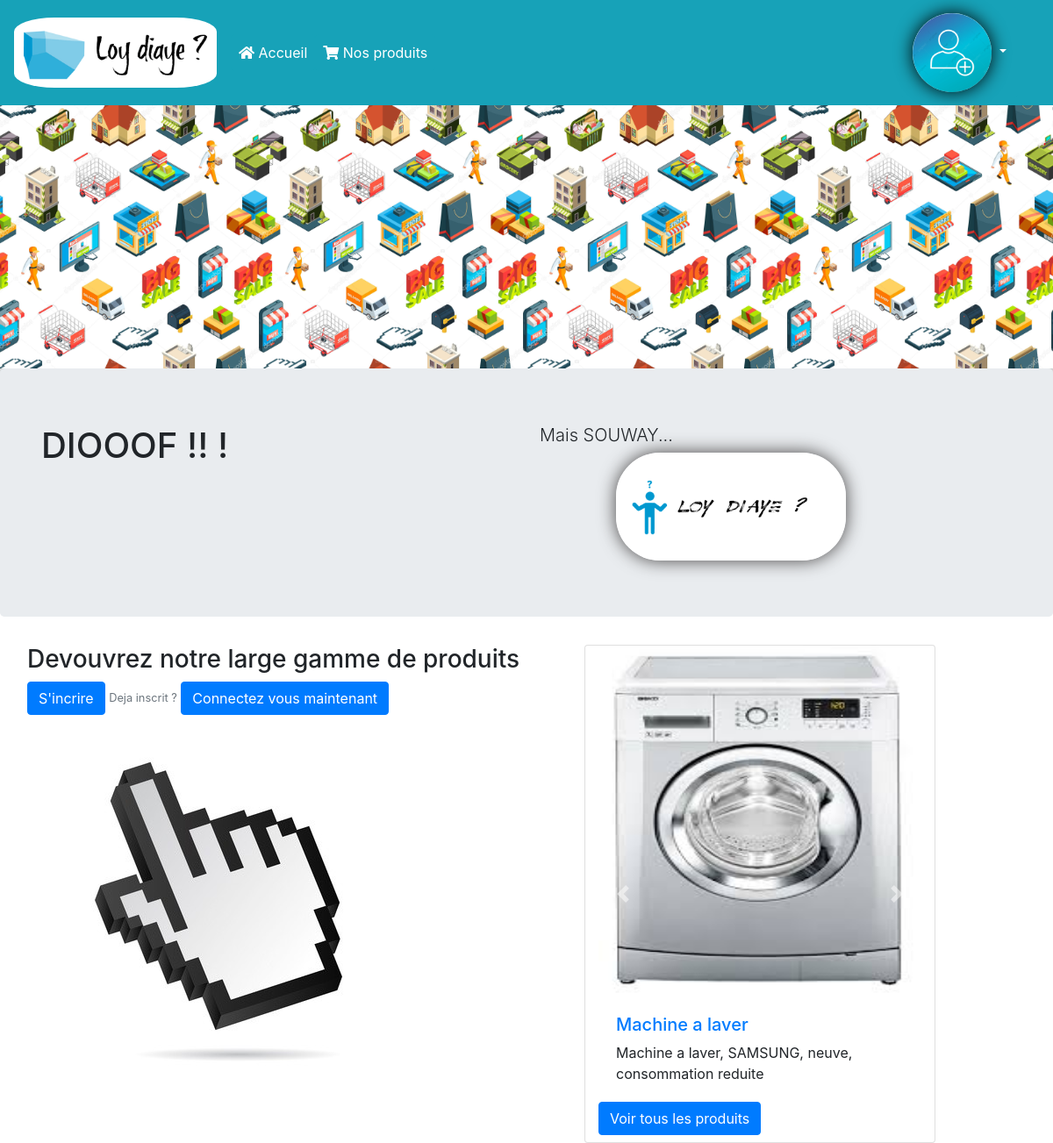
The page / on the database its author committed.
### admin_app/models.py (models this page shows, shortened)
class Annonce(models.Model):
    titre=models.CharField(max_length=100)
    photo=models.ImageField()
    categorie=models.CharField(
        max_length=100, choices=CATEGORIE, default='Categorie')
    prix=models.IntegerField()
    description=models.TextField()
    date_ajout=models.DateTimeField(auto_now_add=True)
    user = models.ForeignKey(User, on_delete=models.CASCADE)

### admin_app/views.py (the view)
# urls.py: path('', index, name='index'),
def index(request):
    annonces = Annonce.objects.all()
    return render(request, 'admin_app/index.html', {'annonces': annonces})

### admin_app/templates/admin_app/index.html (shortened to what this page needs)
{% extends 'admin_app/base.html' %}
{% load static %}
{% block content  %}
{% include 'admin_app/nav.html' %}
<div class="banner"></div>
<div class="container-fluid">
    <div class="jumbotron row">
        <h1 class="col-md-6">DIOOOF !! {% if user.is_authenticated %} Bienvenue {{ user.username }} {% endif %} !</h1>
        <div class="col-md-4">
            <h1 class="lead">Mais SOUWAY...</h1>
            <img class="loy_diaye" width="75%" src="{% static 'images/loy_diaye2.png' %}" alt="np_image_yet">
        </div>
    </div>
    {% if annonces %}
    <div class="row mb-3">
        <div class="col-md-6 ml-3">
            <h3>Devouvrez notre large gamme de produits</h3>
            {% if not user.is_authenticated %}
            <a href="{% url 'sign-up' %}" type="button" class="btn btn-primary">S'incrire</a>
            <small class="text-muted">Deja inscrit ?</small>
            <a href="{% url 'login' %}" type="button" class="btn btn-primary">Connectez vous maintenant</a>
            {% else %}
            <a href="{% url 'create' %}" type="button" class="btn btn-primary">Publiez votre propre annonce</a>
            {% endif %}
            <br>
            <img class="img img-fluid" src="{% static 'images/hand.jpg' %}">
        </div>
        <div class="col-md-4 card col-sm-12" style="width: 18rem;">
            <div id="carouselExampleControls" class="carousel slide" data-ride="carousel">
                <div class="carousel-inner">
                    {% for annonce in annonces %}
                    {% if forloop.counter == 1 %}
                    <div class="carousel-item active">
                        {% else %}
                        <div class="carousel-item">
                            {% endif %}
                            <a href="{% url 'detail' annonce.id %}" data-toggle="tooltip" data-placement="right"
                                title="Cliquez pour poursuivre l'annonce !">
                                <img class="card-img-top" height="400" src="{{ annonce.photo.url }}">
                            </a>
                            <div class="card-body">
                                <a class="card-title" href="{% url 'detail' annonce.id %}">
                                    <h5>{{ annonce.titre }}</h5>
                                </a>
                                <p class="card-text">{{ annonce.description }}</p>
                            </div>
                        </div>
                        {% endfor %}
                        <a href="{% url 'read' %}" class="btn btn-primary mb-2">Voir tous les produits</a>
                        <a class="carousel-control-prev" href="#carouselExampleControls" role="button"
                            data-slide="prev">
                            <span class="carousel-control-prev-icon" aria-hidden="true"></span>
                        </a>
                        <a class="carousel-control-next" href="#carouselExampleControls" role="button"
                            data-slide="next">
                            <span class="carousel-control-next-icon" aria-hidden="true"></span>
                        </a>
                    </div>
                </div>
            </div>
        </div>
        {% endif %}
        {% endblock %}

### admin_app/static/css/style.css (style rules this page uses)
* { box-sizing: border-box; }
.banner { height: 300px; background-image: url("../images/bg2_.jpg"); background-size: contain; box-shadow: 0px 8px 15px #999999; }
html { height: 100%; }
body { overflow-x: hidden; height: 100%; }
.loy_diaye { border-radius: 50px; float: right; box-shadow: 0px 0px 20px rgb(71, 69, 69); }
.jumbotron { z-index: -1; }
.card.col-sm-12 { position: relative; transform: translateX(50px); }

### rows shown on the page
Annonce: photo (picture), titre "Machine a laver", description "Machine a laver, SAMSUNG, neuve, consommation reduite"
